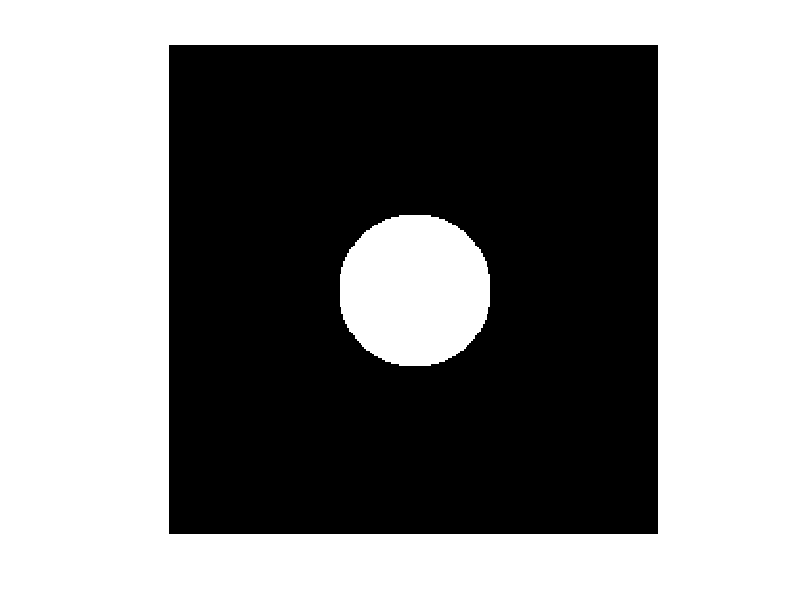

The MATLAB script that drew this image:
%  badcircle.m
%
%  John Conway, ERR041, Sept 2000
%
% An example of how NOT TO(!) 
% create a 256x256 image consisting
% of a circle of radius 40 pixels inside
% of which the value is 1, and outside the value
% is 0.
%
% First initialise the image
%
circle = zeros(256,256);
%
% Execute a double loop and find pixels with
% radius less than 40.
%
for i=1:256
 for j=1:256
%
  rad = sqrt((i-129).^2 + (j-129).^2);
%
  if (rad<40)
     circle(i,j) =1; 
  else
     circle(i,j) =0; 
  end
end
end 
%
imshow(circle, [ ])
